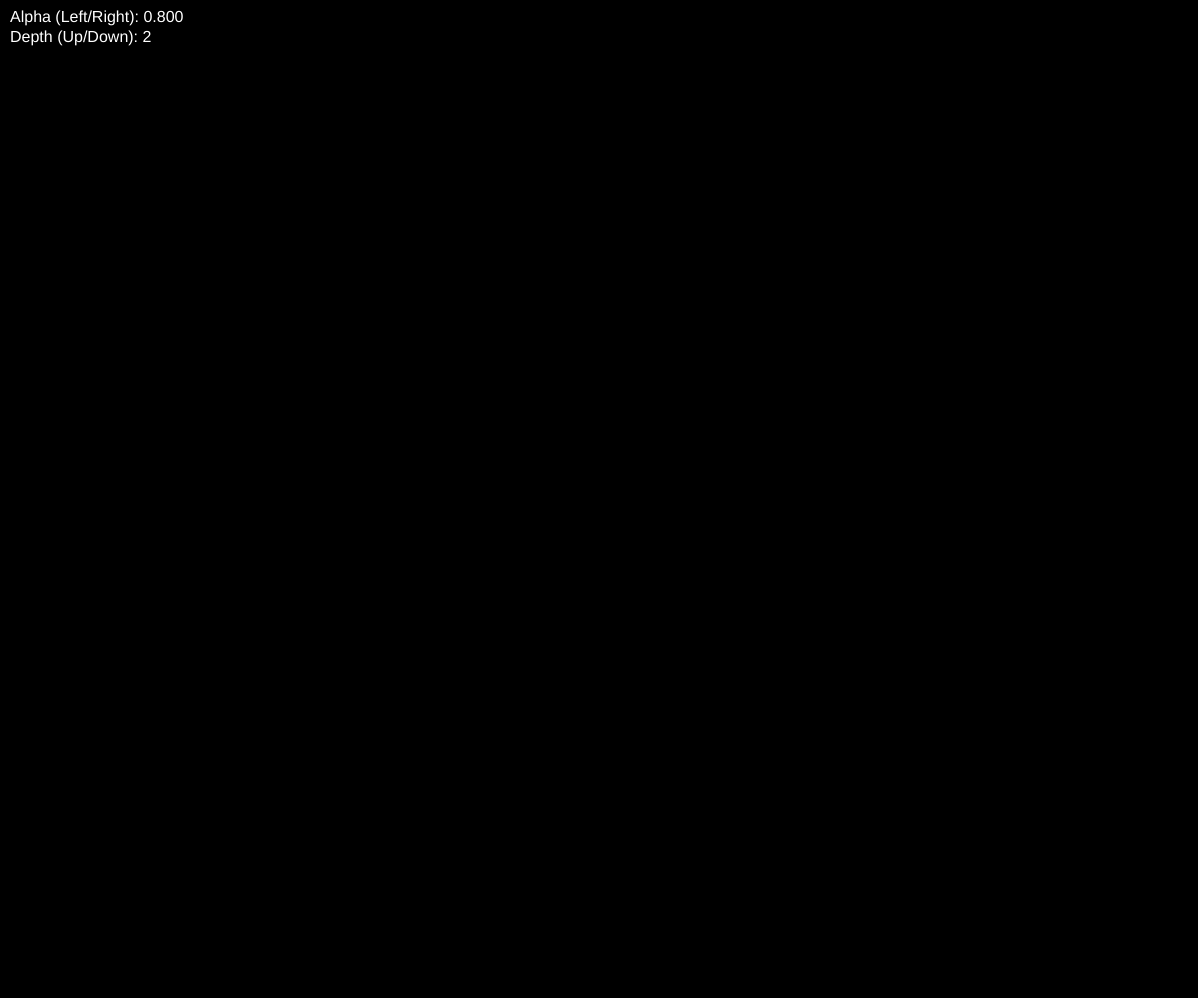
Frame 1 (no input)
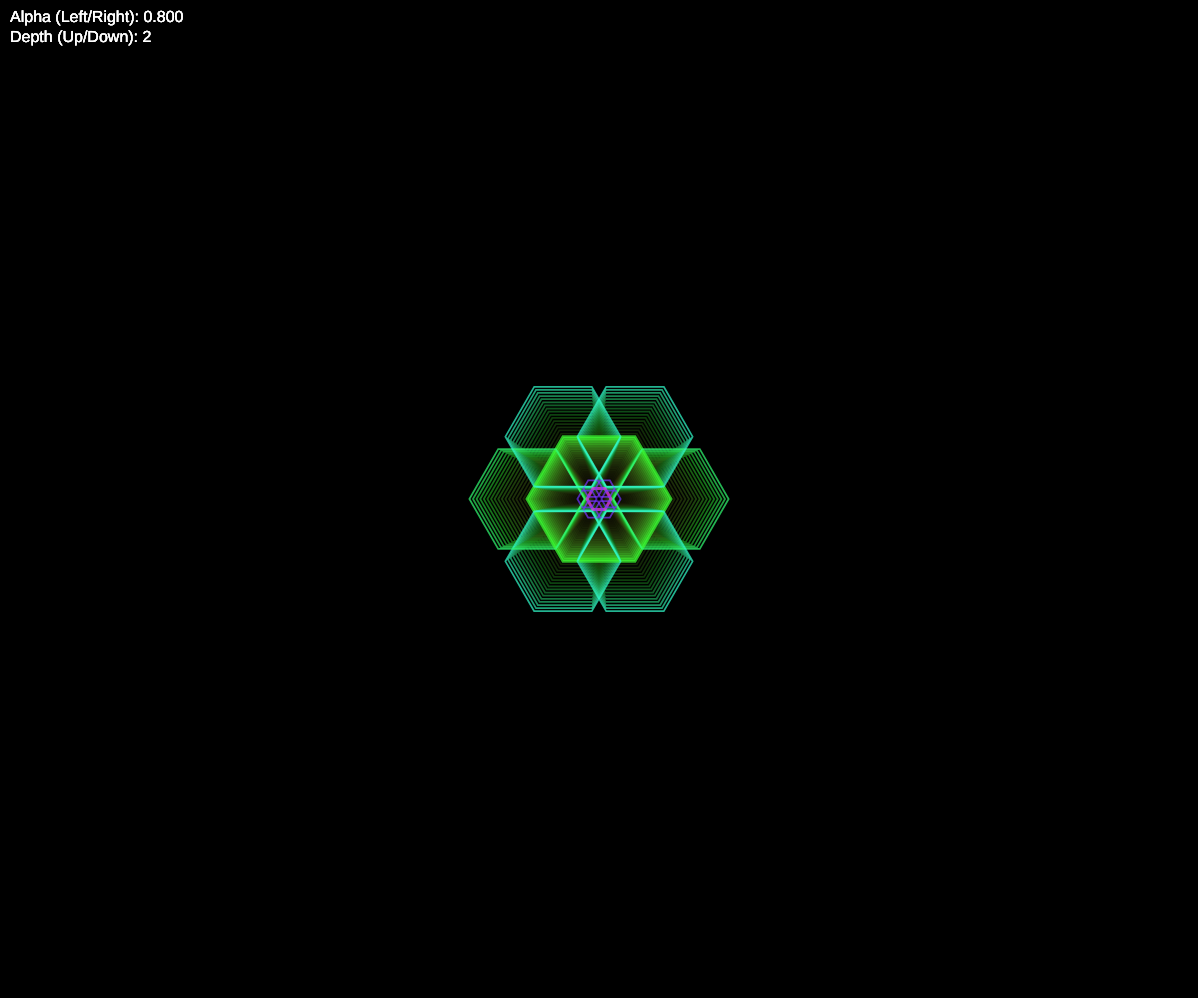
Frame 60 (no input)
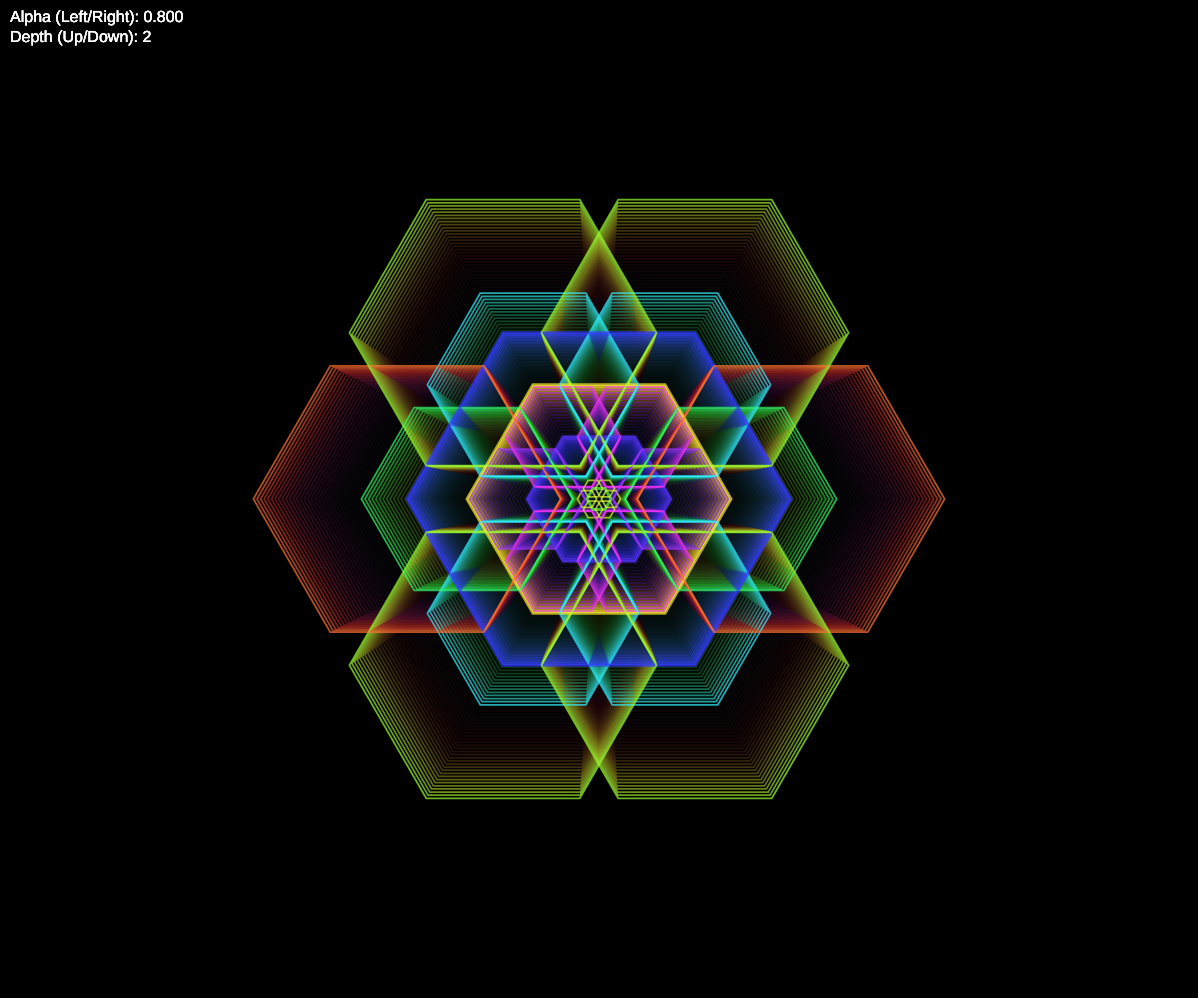
Frame 120 (the mouse pressed at the canvas centre since frame 60)

The p5.js sketch that drew these frames (run headless with seeded random() and noise() and a simulated clock; from frame 60 on, the mouse is pressed at the canvas centre):

// p5.js sketch
// ── sketch.js
let maxDepth = 2; // Initial depth
let numBranches = 6; // Initial number of branches
let alpha = 0.8; // Scaling factor (alpha)
let layers = []; // Array to store multiple fractal layers

function setup() {
  setDopeCanvas();
  colorMode(HSB, 360, 100, 100, 1);
  background(0);
  angleMode(DEGREES); // Use degrees for easier calculations
  noFill();
}

function draw() {
  // Handle key presses for continuous adjustment of alpha
  handleKeyPresses();

  // Fade the background slightly to create a trailing effect
  background(0, 0, 0, 0.1);

  // Move the origin to the center of the canvas for symmetry
  translate(width / 2, height / 2);

  // Add a new layer periodically to keep the center busy
  if (frameCount % 30 === 0) {
    layers.push({
      growth: 0,
      hueOffset: random(360),
    });
  }

  // Update and draw each layer
  for (let i = layers.length - 1; i >= 0; i--) {
    let layer = layers[i];

    // Update the growth of the layer
    layer.growth += 2; // Adjust growth speed as needed

    // Remove the layer if it grows beyond a certain size
    if (layer.growth > width * 1.5) {
      layers.splice(i, 1);
      continue;
    }

    // Draw the fractal with the updated growth
    let initialRadius = 10 + layer.growth; // Smaller initial radius for a smaller center hexagon
    drawHexFractal(0, 0, initialRadius, 0, maxDepth, layer.hueOffset);
  }

  // Optionally display current alpha and maxDepth values
  displayParameters();
}

function drawHexFractal(x, y, radius, angle, depth, hueOffset) {
  if (depth <= 0 || radius < 1 || radius > width * 2) return;

  // Set dynamic color for each component based on position and depth
  let hue = (abs(x) + abs(y) + depth * 50 + frameCount * 2 + hueOffset) % 360;
  stroke(hue, 80, 100, 0.7);
  strokeWeight(map(depth, 0, maxDepth, 0.5, 3));

  // Draw a hexagon centered at (x, y)
  beginShape();
  for (let i = 0; i < 6; i++) {
    let a = angle + i * 60;
    let x1 = x + radius * cos(a);
    let y1 = y + radius * sin(a);
    vertex(x1, y1);
  }
  endShape(CLOSE);

  // Recursive calls at each vertex to make the fractal symmetrical
  let newRadius = radius * alpha; // Use alpha as the scaling factor
  let newDepth = depth - 1;

  // Adjust the number of branches per depth
  let branches = numBranches;
  let angleIncrement = 360 / branches;

  for (let i = 0; i < branches; i++) {
    let a = angle + i * angleIncrement;
    let x1 = x + radius * cos(a);
    let y1 = y + radius * sin(a);
    // Pass 'a' as the new angle to maintain symmetry
    drawHexFractal(x1, y1, newRadius, a, newDepth, hueOffset);
  }
}

function handleKeyPresses() {
  if (keyIsDown(LEFT_ARROW)) {
    alpha = max(0, alpha - 0.01); // Decrease alpha, minimum 0.001
  }
  if (keyIsDown(RIGHT_ARROW)) {
    alpha = min(6, alpha + 0.01); // Increase alpha, maximum 0.999
  }
}

function keyPressed() {
  if (keyCode === UP_ARROW) {
    maxDepth = min(5, maxDepth + 1); // Increase depth
  } else if (keyCode === DOWN_ARROW) {
    maxDepth = max(1, maxDepth - 1); // Decrease depth down to 1
  }
}

function windowResized() {
  setDopeCanvas();
}

// The throne
function setDopeCanvas() {
  cnv = createCanvas(windowWidth - 2, windowHeight - 2);
  cnvx = (windowWidth - width) / 2;
  cnvy = (windowHeight - height) / 2;
  cnv.position(cnvx, cnvy);
}

// Optional: Display the current values of alpha and maxDepth
function displayParameters() {
  push();
  resetMatrix();
  fill(255);
  noStroke();
  textSize(16);
  textAlign(LEFT, TOP);
  text(
    `Alpha (Left/Right): ${alpha.toFixed(3)}\nDepth (Up/Down): ${maxDepth}`,
    10,
    10
  );
  pop();
}
